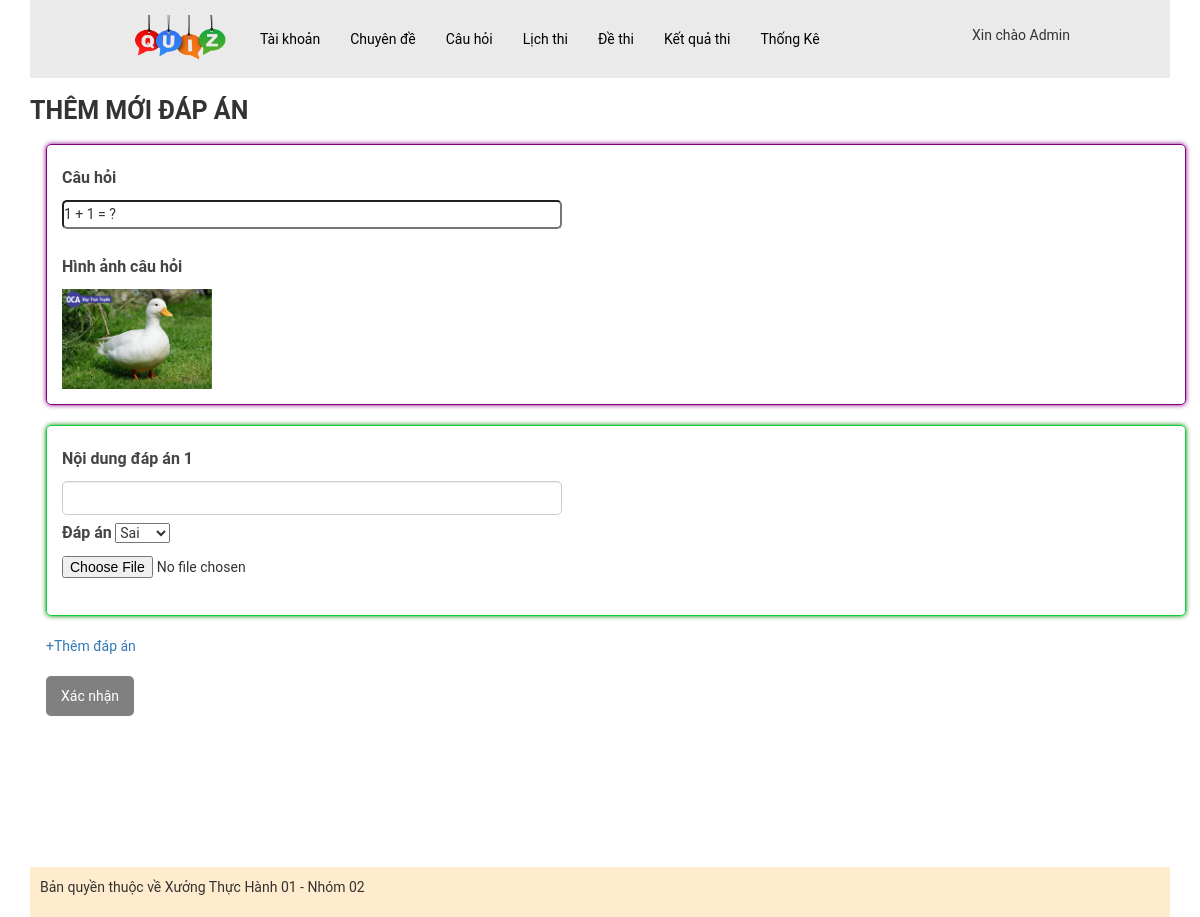
The page /admin/index.php?act=themda&id=26 (signed in) on the database its author committed.
### tables this page shows
CREATE TABLE `cauhoi` (
  `id_ch` int(11) NOT NULL,
  `content` varchar(1000) NOT NULL COMMENT 'Nội dung câu hỏi (Đề bài)',
  `image` varchar(50) DEFAULT NULL,
  `id_cd` int(11) NOT NULL
);

### model/pdo.php (called while the page is built, shortened)
<?php
function pdo_get_connection(){
    $servername = "localhost";
    $username = "root";
    $password = "";
    try {
        $conn = new PDO("mysql:host=$servername;dbname=xuongth01_02", $username, $password);
        $conn->setAttribute(PDO::ATTR_ERRMODE, PDO::ERRMODE_EXCEPTION);
        return $conn;
    } catch(PDOException $e) {
        echo "Connection failed: " . $e->getMessage();
    }
}
function pdo_query_one($sql){
    $sql_args=array_slice(func_get_args(),1);
    try{
        $conn=pdo_get_connection();
        $stmt=$conn->prepare($sql);
        $stmt->execute($sql_args);
        $row=$stmt->fetch(PDO::FETCH_ASSOC);
        return $row;
    }
    catch(PDOException $e){
        throw $e;
    }
    finally{
        unset($conn);
    }
}
?>

### model/cauhoi.php (called while the page is built, shortened)
<?php
function loadone_cauhoi($id)
{
    $sql = "SELECT * FROM cauhoi WHERE id_ch=" . $id;
    $sp = pdo_query_one($sql);
    return $sp;
}

### admin/dapan/add-dapan.php (the view, shortened to what this page needs)
<?php
if (is_array($oldcauhoi)) {
    extract($oldcauhoi);
}
$hinhpath = "../uploads/" . $image;
if (is_file($hinhpath)) {
    $hinh = "<img src='" . $hinhpath . "' width='150px'>";
} else {
    $hinh = "";
}
?>
<div class="content-boder-user">
    <div class="title-boder-top-user">
        <p>THÊM MỚI ĐÁP ÁN</p>
    </div>
    <div class="navbar">
        <div class="container">
            <form action="?act=themda" method="post" enctype="multipart/form-data">
                <div class="cauhoi">
                    <label for="formGroupExampleInput" class="form-label">Câu hỏi</label>
                    <div class="row2 mb select">
                        <input type="text" name="content" readonly value="<?php echo $oldcauhoi['content'] ?>">
                    </div> <br>
                    <div class="mb-3">
                        <label class="form-label">Hình ảnh câu hỏi</label> <br>
                        <?php echo $hinh ?>
                    </div>
                </div> <br>
                <div id="dapan-container">
                    <div class="dapan">
                        <div class="mb-3">
                            <label class="form-label">Nội dung đáp án 1</label>
                            <input type="text" class="form-control" name="content_dapan[]" required>
                            <label for="">Đáp án</label>
                            <select name="right_answer[]" id="">
                                <option value="2">Sai</option>
                            </select> <br>
                            <input type="file" id="formFile" name="image[]">
                            <br>
                        </div>
                    </div> <br>
                </div>
                <a href="#" onclick="addAnswer()">+Thêm đáp án</a>
                <br>
                <button name="btnSubmit">Xác nhận</button>
            </form>
        </div>
    </div>

### assets/css/style_admin.css (style rules this page uses)
.container { margin: 0px auto; padding: 0px; }
* { padding: 0px; margin: 0px; font-family: roboto; }
.content-boder-user .title-boder-top-user p { padding: 15px 0px; margin: 0px; font-size: 25px; font-weight: bolder; }
.content-boder-user form label { line-height: 35px; font-size: 16px; color: #454545; }
.content-boder-user form input { line-height: 25px; width: 500px; border-radius: 5px; }
.content-boder-user form button { margin-top: 20px; background: gray; color: white; border: none; padding: 10px 15px; border-radius: 5px; }
.cauhoi { border: 1px solid purple; border-radius: 5px; padding: 15px; box-shadow: 0 0 5px purple; }
.dapan { border: 1px solid rgb(12, 210, 62); border-radius: 5px; padding: 15px; box-shadow: 0 0 5px green; }

### rows shown on the page
cauhoi: content "1 + 1 = ?", image (picture)

### other values the page prints
$_SESSION['user']['fullname'] "Admin"
